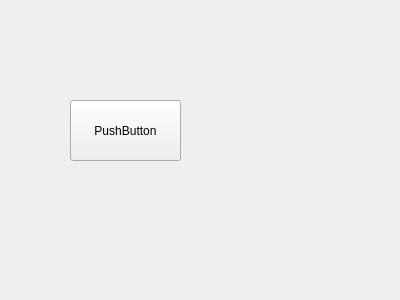
<?xml version="1.0" encoding="UTF-8"?>
<ui version="4.0">
 <class>FormTest</class>
 <widget class="QWidget" name="FormTest">
  <property name="geometry">
   <rect>
    <x>0</x>
    <y>0</y>
    <width>400</width>
    <height>300</height>
   </rect>
  </property>
  <property name="windowTitle">
   <string>Form</string>
  </property>
  <widget class="QPushButton" name="pushButtonTest">
   <property name="geometry">
    <rect>
     <x>70</x>
     <y>100</y>
     <width>111</width>
     <height>61</height>
    </rect>
   </property>
   <property name="text">
    <string>PushButton</string>
   </property>
  </widget>
 </widget>
 <resources/>
 <connections/>
</ui>
